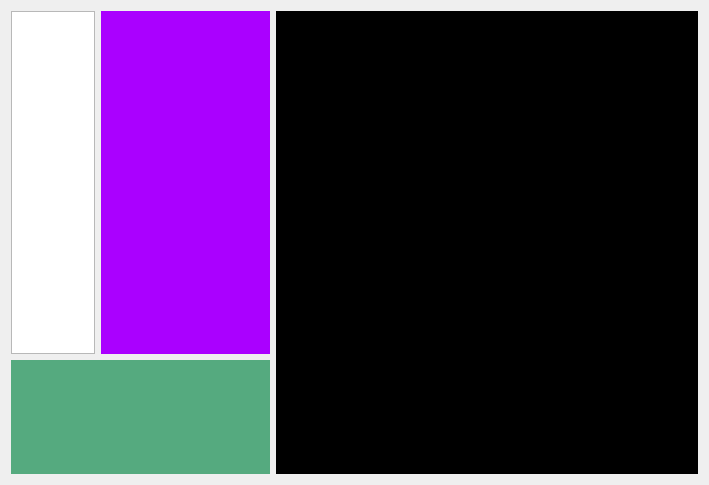
<?xml version="1.0" encoding="UTF-8"?>
<ui version="4.0">
 <class>TaskFlowUiClass</class>
 <widget class="QWidget" name="TaskFlowUiClass">
  <property name="geometry">
   <rect>
    <x>0</x>
    <y>0</y>
    <width>709</width>
    <height>485</height>
   </rect>
  </property>
  <property name="windowTitle">
   <string>TaskFlowUi</string>
  </property>
  <layout class="QGridLayout" name="gridLayout" rowstretch="3,1" columnstretch="1,2,5">
   <item row="0" column="0">
    <widget class="QListWidget" name="listWidget"/>
   </item>
   <item row="0" column="1">
    <widget class="QStackedWidget" name="stackedWidget_module">
     <property name="styleSheet">
      <string notr="true">background-color: rgb(170, 0, 255);</string>
     </property>
     <widget class="QWidget" name="stackedWidgetPage1"/>
    </widget>
   </item>
   <item row="0" column="2" rowspan="2">
    <widget class="QWidget" name="widget_viewer" native="true">
     <property name="styleSheet">
      <string notr="true">background-color: rgb(0, 0, 0);</string>
     </property>
    </widget>
   </item>
   <item row="1" column="0" colspan="2">
    <widget class="QWidget" name="widget_message" native="true">
     <property name="styleSheet">
      <string notr="true">background-color: rgb(85, 170, 127);</string>
     </property>
    </widget>
   </item>
  </layout>
 </widget>
 <layoutdefault spacing="6" margin="11"/>
 <resources/>
 <connections/>
</ui>
